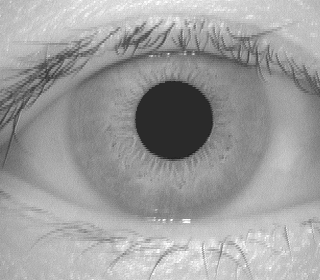
#> input picture test_4.bmp, 320 x 280 px
$ python iris_test.py
#> lines starting #> are read from the running program, lines starting #| are printed output that depends on the picture; after the words box and inside, x2 and y2 are one past the last pixel; in counts of white or black regions, pixels touching at a corner belong together
import cv2
import numpy as np
from scipy.interpolate import interp1d
import matplotlib.pyplot as plt

image = cv2.imread('test_4.bmp')
#> image is the input picture: shape (280, 320, 3); min 29, max 255, mean 158


test = cv2.cvtColor(image, cv2.COLOR_BGR2GRAY)
image = cv2.cvtColor(image, cv2.COLOR_BGR2RGB)


test = cv2.GaussianBlur(test,(15,15), 0)
edges = cv2.Canny(test,50,100)
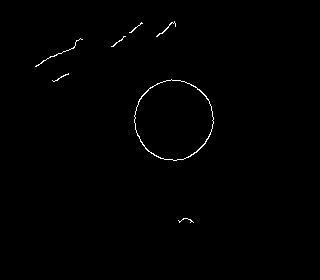
#> edges: shape (280, 320); 0.53% white in thin lines or dots, all inside (x1, y1, x2, y2) = (35, 21, 214, 223)
pupil = cv2.HoughCircles(edges,cv2.HOUGH_GRADIENT,2, minDist = 70,
                            param2=50,minRadius=20,maxRadius=60)
#> pupil = [[175, 119, 39.4]]

pupil = np.uint16(np.around(pupil))
#> pupil = [[175, 119, 39]]
for value in pupil[0,:]:
    center_x = value[0]
    center_y = value[1]
    radius = value[2]
#> this loop made 1 pass
pupil = np.array([center_x, center_y, radius])
#> pupil = [175, 119, 39]

base = np.zeros_like(test)
mask_pupil = cv2.circle(base, (pupil[0], pupil[1]), pupil[2], (255,255,255), -1)
#> mask_pupil: shape (280, 320); 5.3% white; 1 white region, box (x1, y1, x2, y2) and area: (136, 80, 215, 159) 4777
mask_pupil = cv2.bitwise_not(mask_pupil)
result = cv2.bitwise_and(test, mask_pupil)
mask_background = cv2.circle(base, (pupil[0], pupil[1]), pupil[2]*3, (255,255,255), -1)
#> mask_background: shape (280, 320); 48% white; 1 white region, box (x1, y1, x2, y2) and area: (58, 2, 293, 237) 42981
result = cv2.bitwise_and(result, mask_background)

# test = cv2.equalizeHist(result)
# test = cv2.GaussianBlur(test,(15,15),0)

cv2.imshow('detected circles',result)
cv2.waitKey(0)

edges = cv2.Canny(test, 50, 60)
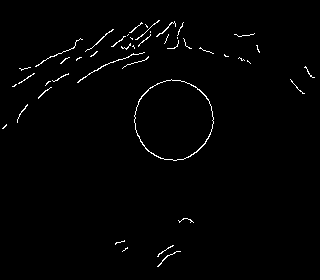
#> edges: shape (280, 320); 1.2% white in thin lines or dots, all inside (x1, y1, x2, y2) = (2, 20, 315, 267)

cv2.imshow('detected circles',edges)
cv2.waitKey(0)

iris = cv2.HoughCircles(edges,cv2.HOUGH_GRADIENT,2,minDist = 1000,
                            param2=10,minRadius=pupil[2]+20,maxRadius=((pupil[2]*3)-10))
#> iris = [[109, 145, 105.8]]

iris = np.uint16(np.around(iris))
#> iris = [[109, 145, 106]]
for value in iris[0,:]:
    iris_x = value[0]
    iris_y = value[1]
    radius = value[2]
#> this loop made 1 pass
iris = np.array([center_x, center_y, radius])
#> iris = [175, 119, 106]

# [5 lines of commented-out code are left out]

base = np.zeros_like(image)
mask_pupil = cv2.circle(base, (pupil[0], pupil[1]), pupil[2], (255,255,255), -1)
mask_pupil = cv2.bitwise_not(mask_pupil)
result = cv2.bitwise_and(image, mask_pupil)
#> result: shape (280, 320, 3)
mask_iris = cv2.circle(base, (iris[0], iris[1]), iris[2], (255,255,255), -1)
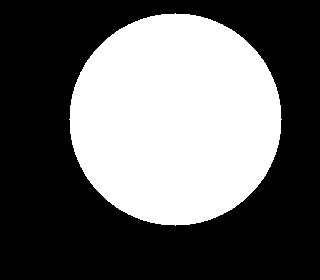
#> mask_iris: shape (280, 320, 3); 39.4% white; 1 white region, box (x1, y1, x2, y2) and area: (69, 13, 282, 226) 35265
result = cv2.bitwise_and(result, mask_iris)
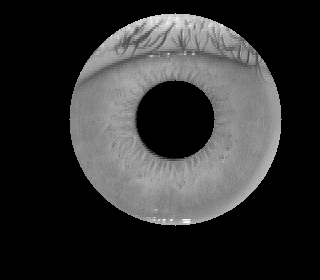
#> result: shape (280, 320, 3); min 0, max 255, mean 48.6

cv2.imshow('detected circles',result)
cv2.waitKey(0)

###########################
iris_width = iris[2] - pupil[2]
#> iris_width = 67
iris_diameter = iris[2]*2
#> iris_diameter = 212

theta = np.arange(0.00, np.pi * 2, 0.01) #array of columns in final image (goes to 6.28 because period is 2 pi)
r = np.arange(0, iris[2]- pupil[2], 1) #array of rows in final image
#> r = 67 values from 0 to 66
final = result[iris[1] - iris[2] : iris[1] + iris[2], iris[0] - iris[2] : iris[0] + iris[2]]
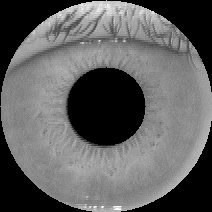
#> final: shape (212, 212, 3); min 0, max 255, mean 96.8
cv2.imshow('detected circles',final)
cv2.waitKey(0)
print(final.shape)
#| (212, 212, 3)
print(iris[2]*2)
#| 212
cartesian_img = np.empty(shape = [iris_width, iris_diameter, 3]) # empty array of dimensions of final image
print(cartesian_img.shape)
#| (67, 212, 3)
# plt.imshow(cartesian_img)
# plt.show()
m = interp1d([np.pi * 2, 0],[0, iris_diameter]) #interpolate location on x axis
    # interpolation between x = values from 0 and 6.28 and y = 0 to width of final image

# calculate all pixel values for normalized cartesian image
for z in r:
    i = z + pupil[2]
    for j in theta:
        # x = rcos(theta)
        polarX = int((i * np.cos(j)) + iris_diameter / 2)
        # y = rsin(theta)
        polarY = int((i * np.sin(j)) + iris_diameter / 2)
        cartesian_img[z][int(m(j) - 1)] = final[polarY][polarX]
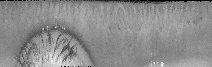
#> cartesian_img: shape (67, 212, 3) float64; min 0, max 255, mean 140.2


# cartesian_img = cartesian_img[:][pupil[2]:iris[2]] #patch
cartesian_img = cartesian_img.astype('uint8')
img = np.asarray(cartesian_img)
# cv2.imshow('detected circles', img)
# # cv2.waitKey(0)
plt.imshow(cartesian_img)
plt.show()
########################
test = cv2.cvtColor(img, cv2.COLOR_BGR2GRAY)
#> test: shape (67, 212)
test = cv2.equalizeHist(test)
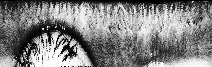
#> test: shape (67, 212); min 0, max 255, mean 128.6
# enhanced = cv2.cvtColor(test, cv2.COLOR_BGR2RGB)
# plt.imshow(test)
# plt.show()
cv2.imshow('detected circles', test)
cv2.waitKey(0)

$ run again, with test_1.bmp copied over test_4.bmp
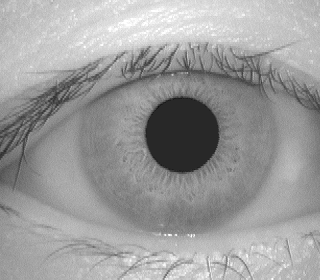
#> input picture test_1.bmp, 320 x 280 px
#> image is the input picture: shape (280, 320, 3); min 18, max 255, mean 155.9
#> `edges = cv2.Canny(test,50,100)`:
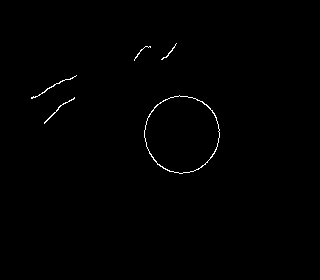
#> edges: shape (280, 320); 0.49% white in thin lines or dots, all inside (x1, y1, x2, y2) = (31, 43, 220, 174)
#> `pupil = cv2.HoughCircles(edges,cv2.HOUGH_GRADIENT,2, minDist = 70, par..`: pupil = [[181, 135, 37.8]]
#> `pupil = np.uint16(np.around(pupil))`: pupil = [[181, 135, 38]]
#> the loop `for value in pupil[0,:]:` made 1 pass
#> `pupil = np.array([center_x, center_y, radius])`: pupil = [181, 135, 38]
#> mask_background: shape (280, 320); 45.5% white; 1 white region, box (x1, y1, x2, y2) and area: (67, 21, 296, 250) 40793
#> `iris = cv2.HoughCircles(edges,cv2.HOUGH_GRADIENT,2,minDist = 1000, par..`: iris = [[123, 147, 96.2]]
#> `iris = np.uint16(np.around(iris))`: iris = [[123, 147, 96]]
#> the loop `for value in iris[0,:]:` made 1 pass
#> `iris = np.array([center_x, center_y, radius])`: iris = [181, 135, 96]
#> mask_iris: shape (280, 320, 3); 32.3% white; 1 white region, box (x1, y1, x2, y2) and area: (85, 39, 278, 232) 28917
#> iris_width = 58
#> iris_diameter = 192
#| (192, 192, 3)
#| 192
#| (58, 192, 3)
#> `test = cv2.equalizeHist(test)`:
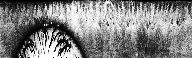
#> test: shape (58, 192); min 0, max 255, mean 128.6

$ run again, with test_2.bmp copied over test_4.bmp
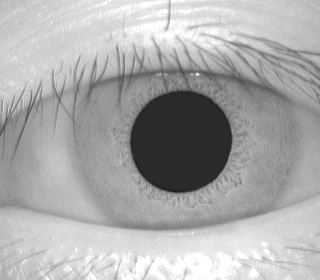
#> input picture test_2.bmp, 320 x 280 px
#> image is the input picture: shape (280, 320, 3); min 22, max 255, mean 170.7
#> `edges = cv2.Canny(test,50,100)`:
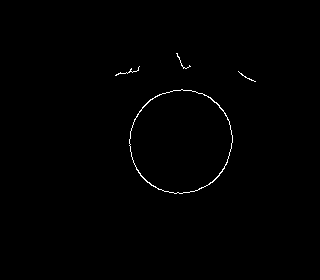
#> edges: shape (280, 320); 0.5% white in thin lines or dots, all inside (x1, y1, x2, y2) = (115, 53, 256, 194)
#> `pupil = cv2.HoughCircles(edges,cv2.HOUGH_GRADIENT,2, minDist = 70, par..`: pupil = [[181, 141, 50.8]]
#> `pupil = np.uint16(np.around(pupil))`: pupil = [[181, 141, 51]]
#> the loop `for value in pupil[0,:]:` made 1 pass
#> `pupil = np.array([center_x, center_y, radius])`: pupil = [181, 141, 51]
#> mask_background: shape (280, 320); 78.2% white; 3 black regions, box (x1, y1, x2, y2) and area: (0, 0, 122, 280) 15136, (241, 0, 320, 75) 2293, (248, 208, 320, 280) 2062
#> `iris = cv2.HoughCircles(edges,cv2.HOUGH_GRADIENT,2,minDist = 1000, par..`: iris = [[223, 133, 92.6]]
#> `iris = np.uint16(np.around(iris))`: iris = [[223, 133, 93]]
#> the loop `for value in iris[0,:]:` made 1 pass
#> `iris = np.array([center_x, center_y, radius])`: iris = [181, 141, 93]
#> mask_iris: shape (280, 320, 3); 30.3% white; 1 white region, box (x1, y1, x2, y2) and area: (88, 48, 275, 235) 27145
#> iris_width = 42
#> iris_diameter = 186
#| (186, 186, 3)
#| 186
#| (42, 186, 3)
#> `test = cv2.equalizeHist(test)`:
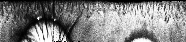
#> test: shape (42, 186); min 0, max 255, mean 127.6

$ run again, with test_3.bmp copied over test_4.bmp
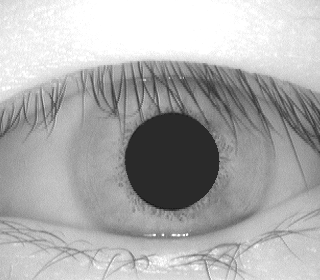
#> input picture test_3.bmp, 320 x 280 px
#> image is the input picture: shape (280, 320, 3); min 22, max 255, mean 173.2
#> `pupil = cv2.HoughCircles(edges,cv2.HOUGH_GRADIENT,2, minDist = 70, par..`: pupil = [[171, 161, 48.2]]
#> `pupil = np.uint16(np.around(pupil))`: pupil = [[171, 161, 48]]
#> the loop `for value in pupil[0,:]:` made 1 pass
#> `pupil = np.array([center_x, center_y, radius])`: pupil = [171, 161, 48]
#> mask_background: shape (280, 320); 69.5% white; 1 black region, box (x1, y1, x2, y2) and area: (0, 0, 320, 280) 27325
#> `iris = cv2.HoughCircles(edges,cv2.HOUGH_GRADIENT,2,minDist = 1000, par..`: iris = [[135, 147, 86.2]]
#> `iris = np.uint16(np.around(iris))`: iris = [[135, 147, 86]]
#> the loop `for value in iris[0,:]:` made 1 pass
#> `iris = np.array([center_x, center_y, radius])`: iris = [171, 161, 86]
#> mask_iris: shape (280, 320, 3); 25.9% white; 1 white region, box (x1, y1, x2, y2) and area: (85, 75, 258, 248) 23217
#> iris_width = 38
#> iris_diameter = 172
#| (172, 172, 3)
#| 172
#| (38, 172, 3)
#> `test = cv2.equalizeHist(test)`:
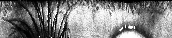
#> test: shape (38, 172); min 0, max 255, mean 127.4
